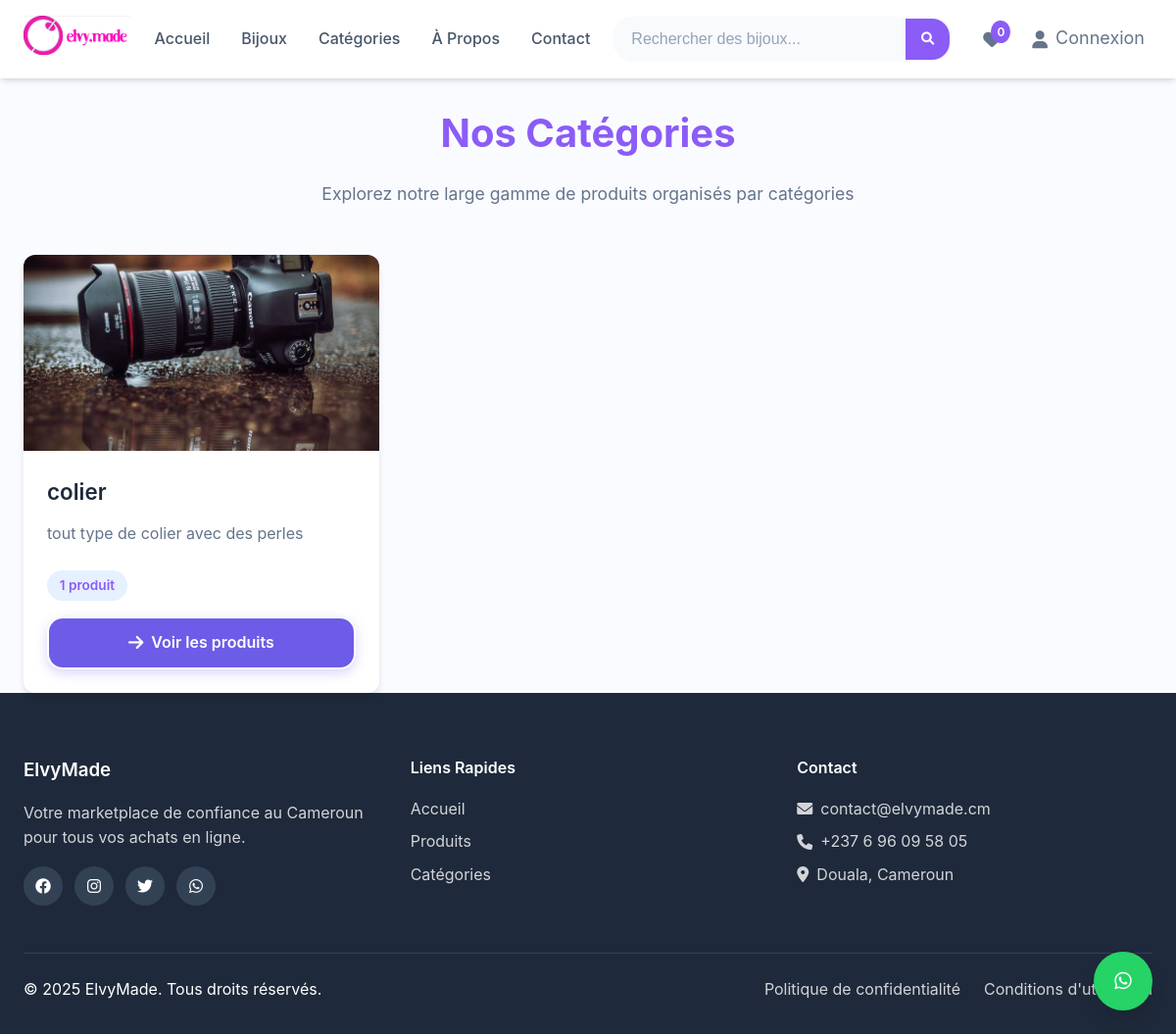
Page /pages/category.php on the committed database.
### tables this page shows
CREATE TABLE `categories` (
  `id` int NOT NULL,
  `nom` varchar(100) NOT NULL,
  `description` text,
  `image` varchar(255) DEFAULT NULL,
  `slug` varchar(100) DEFAULT NULL,
  `parent_id` int DEFAULT NULL,
  `sort_order` int DEFAULT '0',
  `status` enum('active','inactive') DEFAULT 'active',
  `created_at` timestamp NULL DEFAULT CURRENT_TIMESTAMP,
  `updated_at` timestamp NULL DEFAULT CURRENT_TIMESTAMP ON UPDATE CURRENT_TIMESTAMP
);

### config/config.php (called while the page is built, shortened)
<?php
function isLoggedIn() {
    return isset($_SESSION['user_id']) && !empty($_SESSION['user_id']);
}
?>

### pages/category.php (the view, shortened to what this page needs)
<?php
require_once '../config/config.php';
$db = getDBConnection();
$categories_stmt = $db->query("SELECT * FROM categories ORDER BY nom ASC");
$categories = $categories_stmt->fetchAll(PDO::FETCH_ASSOC);
$selected_category = null;
?>
<!DOCTYPE html>
<html lang="fr">
<head>
    <link rel="stylesheet" href="<?php echo SITE_URL; ?>../assets/css/modern-style.css">
    <link rel="stylesheet" href="<?php echo SITE_URL; ?>../assets/css/style.css">
    <link rel="stylesheet" href="<?php echo SITE_URL; ?>../assets/css/responsive.css">
    <link rel="stylesheet" href="https://cdnjs.cloudflare.com/ajax/libs/font-awesome/6.0.0/css/all.min.css">
</head>
<body<?php echo isLoggedIn() ? ' class="logged-in"' : ''; ?>>
    <?php include '../includes/header.php'; ?>
    <div class="container">
        <?php if (!$selected_category): ?>
            <div class="categories-overview">
                <div class="categories-header">
                    <h1>Nos Catégories</h1>
                    <p>Explorez notre large gamme de produits organisés par catégories</p>
                </div>
                <div class="categories-grid">
                    <?php foreach ($categories as $category): ?>
                        <div class="category-card">
                            <div class="category-image">
                                <?php if (!empty($category['image'])): ?>
                                    <img src="../uploads/categories/<?php echo htmlspecialchars($category['image']); ?>"
                                        alt="<?php echo htmlspecialchars($category['nom']); ?>"
                                        loading="lazy">
                                <?php else: ?>
                                    <div class="category-placeholder">
                                        <i class="fas fa-th-large"></i>
                                    </div>
                                <?php endif; ?>
                            </div>
                            <div class="category-info">
                                <h3><?php echo htmlspecialchars($category['nom']); ?></h3>
                                <p><?php echo htmlspecialchars($category['description']); ?></p>
                                <?php
                                $count_stmt = $db->prepare("SELECT COUNT(*) as total FROM products WHERE category_id = ?");
                                $count_stmt->execute([$category['id']]);
                                $product_count = $count_stmt->fetch(PDO::FETCH_ASSOC)['total'];
                                ?>
                                <div class="category-stats">
                                    <span class="product-count">
                                        <?php echo $product_count; ?> produit<?php echo $product_count > 1 ? 's' : ''; ?>
                                    </span>
                                </div>
                                <a href="category.php?cat=<?php echo urlencode($category['nom']); ?>"
                                    class="btn btn-primary">
                                    <i class="fas fa-arrow-right"></i>
                                    Voir les produits
                                </a>
                            </div>
                        </div>
                    <?php endforeach; ?>
                </div>
            </div>
        <?php endif; ?>
    </div>
    <?php include '../includes/footer.php'; ?>
    <div class="whatsapp-float">
        <a href="#" onclick="openWhatsAppGeneral()" class="whatsapp-btn">
            <i class="fab fa-whatsapp"></i>
        </a>
    </div>
    </body>
</html>

### assets/css/modern-style.css (style rules this page uses)
:root { --primary-color: #8b5cf6; --primary-dark: #7c3aed; --primary-light: #c4b5fd; --primary-lighter: #ede9fe; --secondary-color: #a855f7; --accent-color: #f59e0b; --text-dark: #0f172a; --text-light: #64748b; --text-white: #ffffff; --background-light: #fafbff; --background-white: #ffffff; --border-color: #e2e8f0; --shadow-light: 0 4px 6px -1px rgba(139, 92, 246, 0.1), 0 2px 4px -2px rgba(139, 92, 246, 0.1); --shadow-medium: 0 10px 15px -3px rgba(139, 92, 246, 0.2), 0 4px 6px -4px rgba(139, 92, 246, 0.2); --shadow-heavy: 0 25px 50px -12px rgba(139, 92, 246, 0.3); --border-radius: 12px; --border-radius-small: 8px; --border-radius-large: 16px; --transition: all 0.3s cubic-bezier(0.4, 0, 0.2, 1); --gradient-primary: linear-gradient(135deg, var(--primary-color) 0%, var(--secondary-color) 100%); --gradient-light: linear-gradient(135deg, var(--primary-light) 0%, var(--primary-lighter) 100%); }
* { margin: 0; padding: 0; box-sizing: border-box; }
body { font-family: "Inter", -apple-system, BlinkMacSystemFont, "Segoe UI", Roboto, sans-serif; line-height: 1.6; color: var(--text-dark); background-color: var(--background-light); }
.container { max-width: 1200px; margin: 0 auto; padding: 0 20px; }
.btn { display: inline-flex; align-items: center; gap: 0.5rem; padding: 0.875rem 1.75rem; border: none; border-radius: var(--border-radius); font-size: 0.9rem; font-weight: 600; text-decoration: none; cursor: pointer; transition: var(--transition); text-align: center; position: relative; overflow: hidden; min-height: 48px; }
.btn::before { content: ""; position: absolute; top: 0; left: -100%; width: 100%; height: 100%; background: linear-gradient(90deg, transparent, rgba(255, 255, 255, 0.2), transparent); transition: left 0.5s; }
.btn-primary { background: var(--gradient-primary); color: var(--text-white); box-shadow: var(--shadow-light); }

### assets/css/responsive.css (style rules this page uses)
@media (max-width: 1200px) { .container { max-width: 100%; padding: 0 var(--spacing-6); } }
@media (max-width: 1200px) { .categories-grid, .products-grid { grid-template-columns: repeat(auto-fit, minmax(250px, 1fr)); } }

### rows in the picture
categories: image (picture), nom "colier", description "tout type de colier avec des perles", product_count "1"

### other values in the picture
SITE_EMAIL "contact@elvymade.cm"
